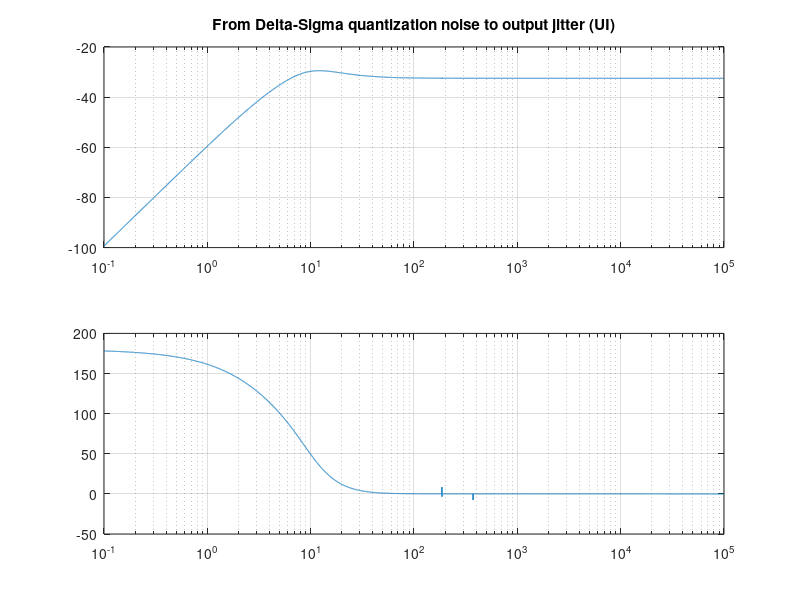
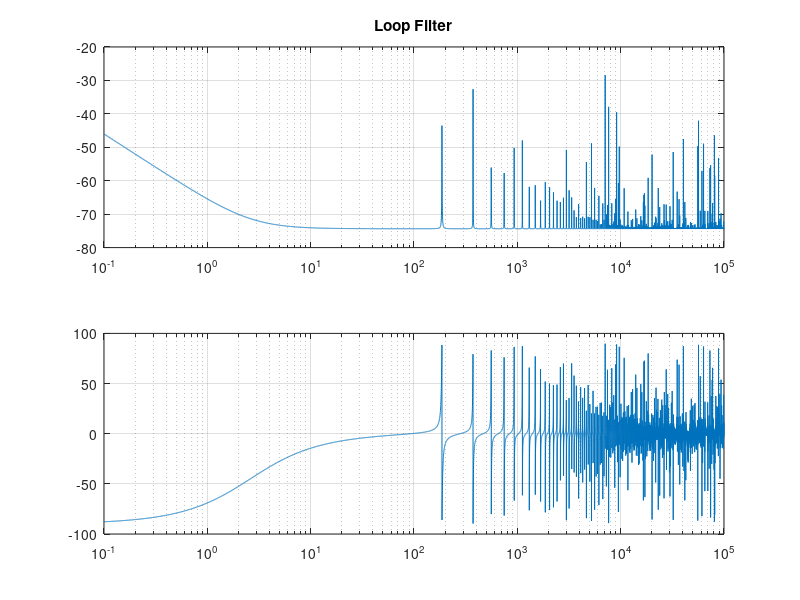
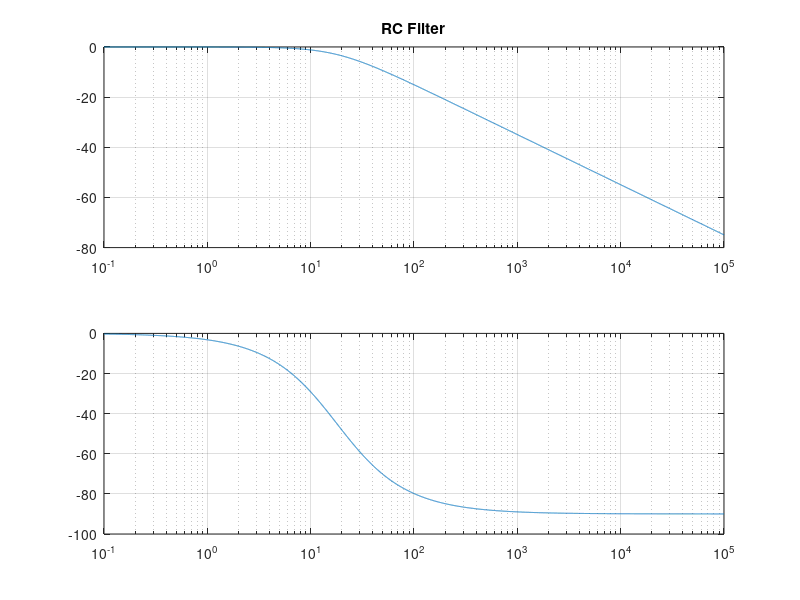
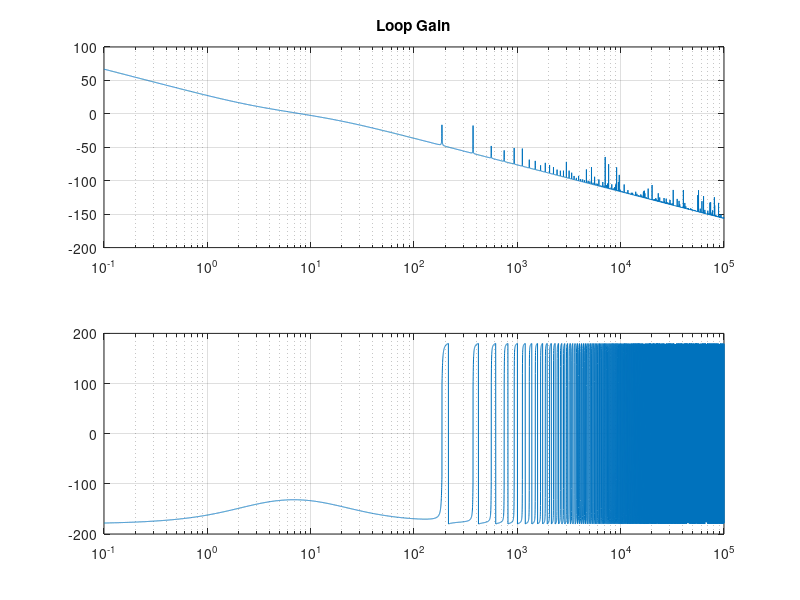

Write MATLAB code to recreate these figures, in order.
w=logspace(-1,5,10000);

%VCXO:
Kvcxo=90e-6;
fvcxo=148.5e6/1.001;
Gvcxo=Kvcxo*fvcxo;

%Phase compartor:
Nfodiv=500*4;
Tsphase=1/fvcxo*Nfodiv;
Hf2t=1./(i*w);

%Loop Filter:
%Digital Approximation:
Tlfp=Tsphase;
Gpd=0.0002
Tlfi=10000*500/fvcxo
Gid=50e-5*Tlfi
Tlfd=100*500/fvcxo;
Gdd=0%1/8;
Hlfd=Gpd+Gid*(1./(exp(i*w*Tlfi)-1))+Gdd*(1-exp(-i*w*Tlfd));
Hlf=Hlfd;

%DeltaSigma DAC:
Vcc=3.3;
Nbit=12;
Tds=8/fvcxo;
Mdac=1;
Gdac=Vcc*Mdac;
Hntf=(exp(i*w*Tds)-1)./exp(i*w*Tds).*Gdac;

%RC Filter:
R=82e3;
C=680e-9;
Hrc=1./(R*C*i*w+1);

%Loop Gain:
Hloop=Hf2t.*Hlf.*Gdac.*Hrc.*Kvcxo.*fvcxo;
%Phase margin:
PhaseMargin=45;
GainMargin=-20*log10(abs(Hloop(max(find(180/pi*angle(Hloop)>-180+PhaseMargin)))))
PhaseMargin=180+180/pi*angle(Hloop(min(find(abs(Hloop)<1))))

%From VCXO voltage noise to jitter:
HVc2jit=Kvcxo.*fvcxo./(1+Hloop).*(1./(i*w)).*10;

%From DS quantization noise to jitter:
Hq2jit=Hntf.*HVc2jit;

%From DAC noise to jitter:
Hdac2jit=Hrc.*HVc2jit;

%From fin to fout:
Hfi2fo=((1./(i*w)).*Hlf.*Gdac.*Hrc.*Gvcxo)./(1+Hloop);

%From phase detector quantization to jitter:
Hpq2jit=Hlf.*Gdac.*Hrc.*HVc2jit;


figure(1)
subplot(2,1,1)
semilogx(w,20*log10(abs(Hq2jit)));
grid on
title('From Delta-Sigma quantization noise to output jitter (UI)')
subplot(2,1,2)
semilogx(w,180./pi*angle(Hq2jit));
grid on

figure(2)
subplot(2,1,1)
semilogx(w,20*log10(abs(Hlf)));
title('Loop Filter')
grid on
subplot(2,1,2)
semilogx(w,180./pi*angle(Hlf));
grid on

figure(3)
subplot(2,1,1)
semilogx(w,20*log10(abs(Hrc)));
title('RC Filter')
grid on
subplot(2,1,2)
semilogx(w,180./pi*angle(Hrc));
grid on

figure(4)
subplot(2,1,1)
semilogx(w,20*log10(abs(Hloop)));
grid on
title('Loop Gain')
subplot(2,1,2)
semilogx(w,180./pi*angle(Hloop));
grid on

figure(5)
subplot(2,1,1)
semilogx(w,20*log10(abs(HVc2jit)));
grid on
title('From VCXO voltage (Vc) to output jitter (UI)')
subplot(2,1,2)
semilogx(w,180./pi*angle(HVc2jit));
grid on

figure(6)
subplot(2,1,1)
semilogx(w,20*log10(abs(Hdac2jit)));
grid on
title('From DAC output noise (voltage) to output jitter (UI)')
subplot(2,1,2)
semilogx(w,180./pi*angle(Hdac2jit));
grid on

figure(7)
subplot(2,1,1)
semilogx(w,20*log10(abs(Hfi2fo)));
grid on
title('From fin to fout')
subplot(2,1,2)
semilogx(w,180./pi*angle(Hfi2fo));
grid on

figure(8)
subplot(2,1,1)
semilogx(w,20*log10(abs(Hpq2jit)));
grid on
title('From phase detector quantization to jitter (UI)')
subplot(2,1,2)
semilogx(w,180./pi*angle(Hpq2jit));
grid on